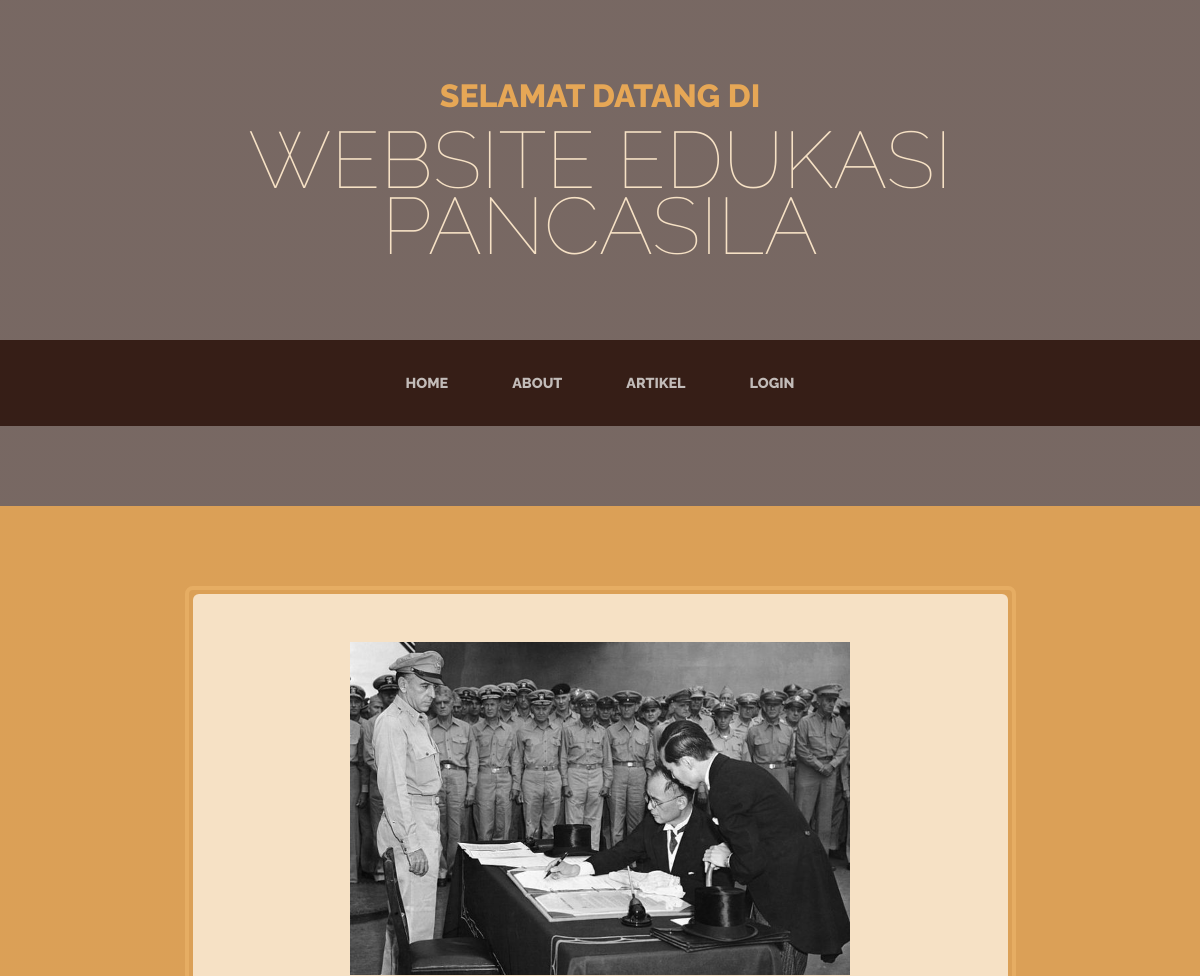
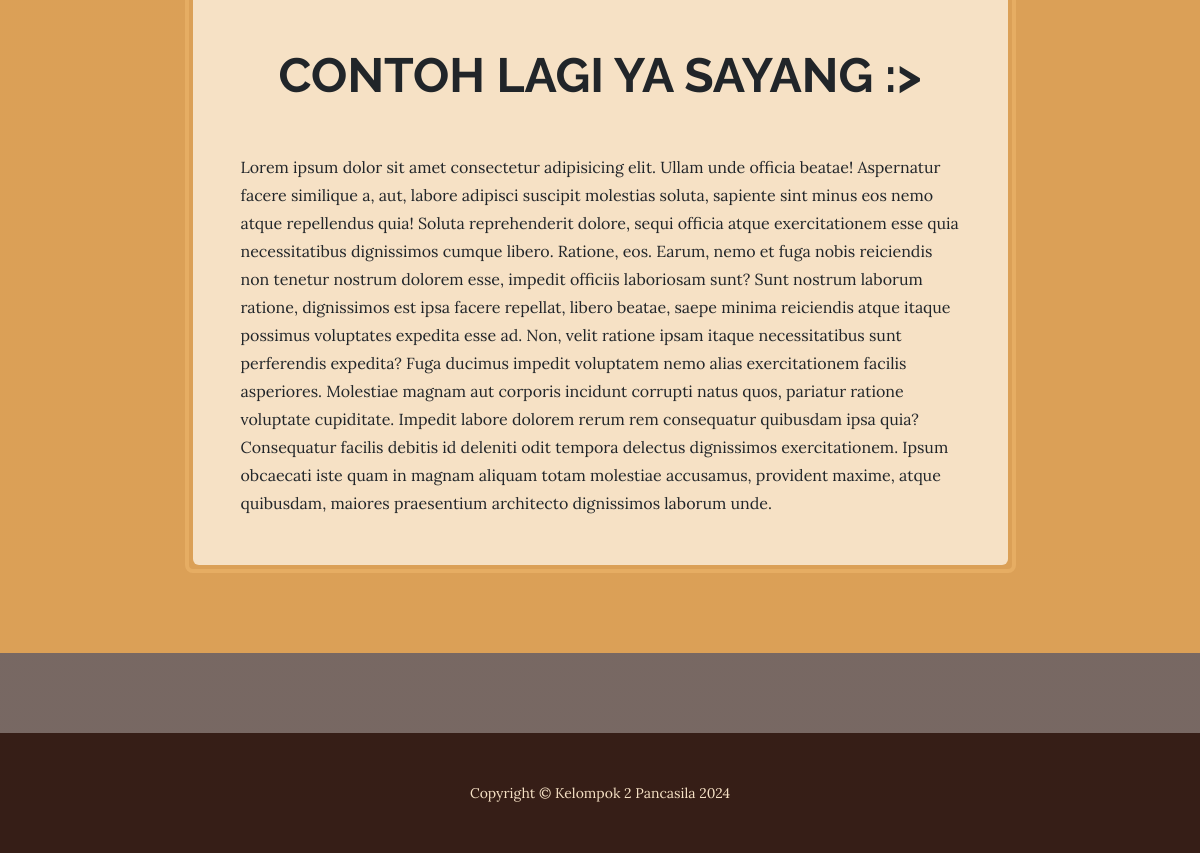
The app's page /baca-artikel.php?id=4 with its own data (2 pictures, top to bottom).
### tables this page shows
CREATE TABLE `artikel` (
  `id_artikel` int(11) NOT NULL,
  `judul_artikel` varchar(255) NOT NULL,
  `isi_artikel` text NOT NULL,
  `tgl_dibuat` date DEFAULT NULL,
  `heroImg` varchar(255) NOT NULL
);

### baca-artikel.php (the view, shortened to what this page needs)
<?php
include 'login/koneksi.php';
$id = $_GET['id'];
$query = mysqli_query($koneksi, "SELECT * FROM artikel WHERE id_artikel = $id");
$row = mysqli_fetch_assoc($query);
?>
<!DOCTYPE html>
<html lang="en">
    <head>
        <link href="css/styles.css" rel="stylesheet" />
        <link rel="stylesheet" href="css/card.css">
    </head>
    <body>
        <header>
            <h1 class="site-heading text-center text-faded d-none d-lg-block">
                <span class="site-heading-upper text-primary mb-3">Selamat Datang Di</span>
                <span class="site-heading-lower">Website Edukasi <br> Pancasila</span>
            </h1>
        </header>
        <nav class="navbar navbar-expand-lg navbar-dark py-lg-4" id="mainNav">
            <div class="container">
                <div class="collapse navbar-collapse" id="navbarSupportedContent">
                    <ul class="navbar-nav mx-auto">
                        <li class="nav-item px-lg-4"><a class="nav-link text-uppercase" href="index.php">Home</a></li>
                        <li class="nav-item px-lg-4"><a class="nav-link text-uppercase" href="about.php">About</a></li>
                        <li class="nav-item px-lg-4"><a class="nav-link text-uppercase" href="artikel.php">Artikel</a></li>
                        <li class="nav-item px-lg-4"><a class="nav-link text-uppercase" href="login/login.php">Login</a></li>
                    </ul>
                </div>
            </div>
        </nav>
        <section class="page-section cta">
            <div class="container">
                <div class="row">
                    <div class="col-xl-9 mx-auto">
                        <div class="cta-inner bg-faded rounded">
                            <div class="d-flex justify-content-center mb-5">
                                <img src="assets/img/Artikel Image/<?= $row['heroImg'] ?>" alt="" width="500px">
                            </div>
                            <h2 class="section-heading mb-5">
                                <span class="section-heading-lower text-center fw-bold"><?= $row['judul_artikel'] ?></span>
                            </h2>
                            <p class="mb-0">
                                <?= $row['isi_artikel'] ?>
                            </p>
                        </div>
                    </div>
                </div>
            </div>
        </section>
        <footer class="footer text-faded text-center py-5">
            <div class="container"><p class="m-0 small">Copyright &copy; Kelompok 2 Pancasila 2024</p></div>
        </footer>
    </body>
</html>

### css/card.css (style rules this page uses)
body { font-family: "Baloo 2", cursive; font-size: 16px; color: #ffffff; text-rendering: optimizeLegibility; font-weight: initial; }
a, a:hover { text-decoration: none; transition: color 0.3s ease-in-out; }

### records on screen
artikel: heroImg (picture), judul_artikel "CONTOH LAGI YA SAYANG :>", isi_artikel "Lorem ipsum dolor sit amet consectetur adipisicing elit. Ullam unde officia beatae! Aspernatur facere similique a, aut, labore adipisci suscipit molestias soluta, sapiente sint minus eos nemo atque repellendus quia! Soluta reprehenderit dolore, sequi officia atque exercitationem esse quia necessitatibus dignissimos cumque libero. Ratione, eos. Earum, nemo et fuga nobis reiciendis non tenetur nostrum dolorem esse, impedit officiis laboriosam sunt? Sunt nostrum laborum ratione, dignissimos est ipsa facere repellat, libero beatae, saepe minima reiciendis atque itaque possimus voluptates expedita esse ad. Non, velit ratione ipsam itaque necessitatibus sunt perferendis expedita? Fuga ducimus…"
